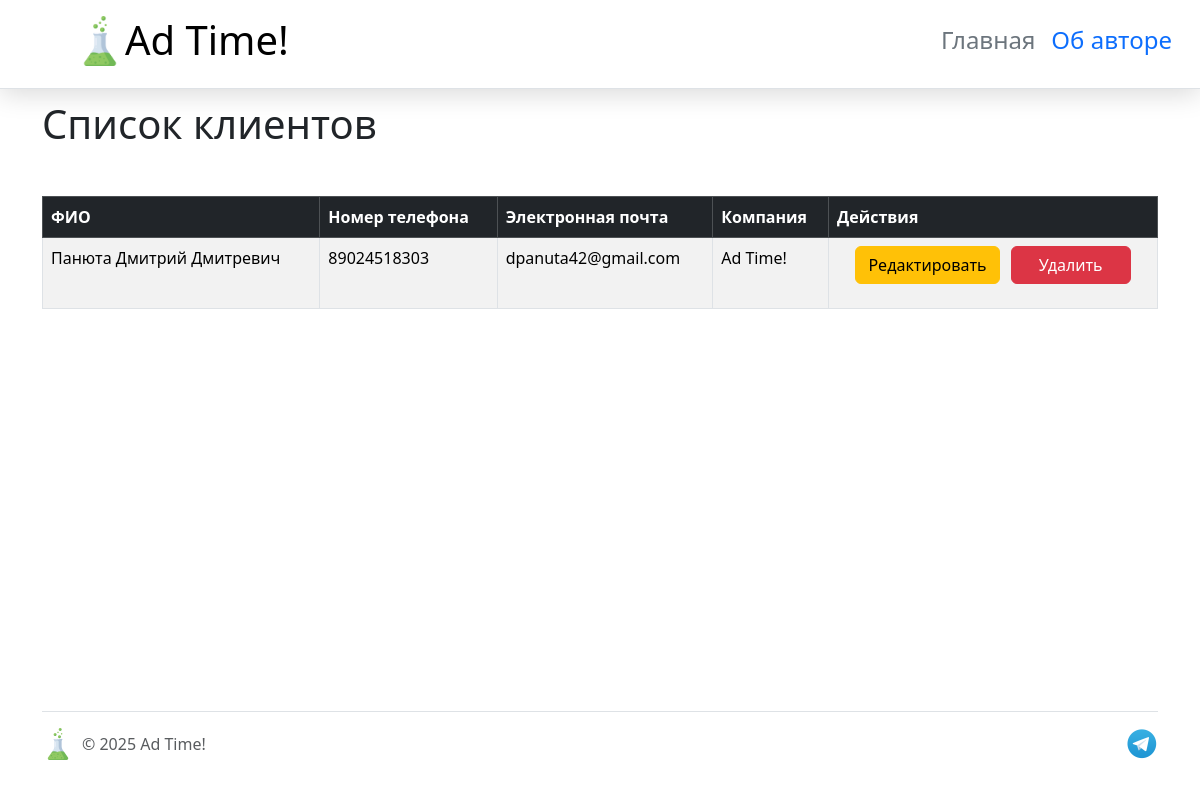
/list-customers, run on the app's committed database.
### models.py (models this page shows, shortened)
class Customer(db.Model):
    __tablename__ = 'customers'
    id = db.Column(db.Integer, primary_key=True)
    name = db.Column(db.String(125), nullable=False)
    date_of_birth = db.Column(db.Date)
    phone_number = db.Column(
        db.String(11), nullable=False, unique=True)
    email = db.Column(db.String(100))
    company = db.Column(db.String(100))

### app.py (the view)
@app.route('/list-customers')
def list_customers():
    customers = Customer.query.all()
    return render_template('list_customers.html', customers=customers)

### templates/list_customers.html (shortened to what this page needs)
{% extends 'base.html' %}
{% block content %}
<h1>Список клиентов</h1>
<table class="table mt-5 table-bordered table-striped table-hover">
    <thead class="table-dark">
        <tr>
            <th>ФИО</th>
            <th>Номер телефона</th>
            <th>Электронная почта</th>
            <th>Компания</th>
            <th>Действия</th>
        </tr>
    </thead>
    <tbody>
        {% for customer in customers %}
        <tr>
            <td>{{ customer.name }}</td>
            <td>{{ customer.phone_number }}</td>
            <td>{{ customer.email }}</td>
            <td>{{ customer.company }}</td>
            <td class="text-center">
                <div class="btn-group" role="group">
                    <a href="{{ url_for('update_customer', customer_id=customer.id) }}" class="btn btn-warning rounded">Редактировать</a>
                    <a href="{{ url_for('delete_customer', customer_id=customer.id) }}"
                    class="btn btn-danger rounded"
                    onclick="return confirm('Вы уверены, что хотите удалить этого клиента?')">Удалить</a>
                </div>
            </td>
        </tr>
        {% endfor %}
        </html>
{% endblock %}

### static/css/main.css (style rules this page uses)
body { margin: 0; padding: 0; }
.btn { margin-bottom: 16px; }
.btn-group { display: flex; justify-content: center; gap: 12px; }
.btn { padding: 8px 16px; font-size: 1rem; min-width: 120px; }

### data on the page
Customer: name "Панюта Дмитрий Дмитревич", phone_number "89024518303", email "dpanuta42@gmail.com", company "Ad Time!"
